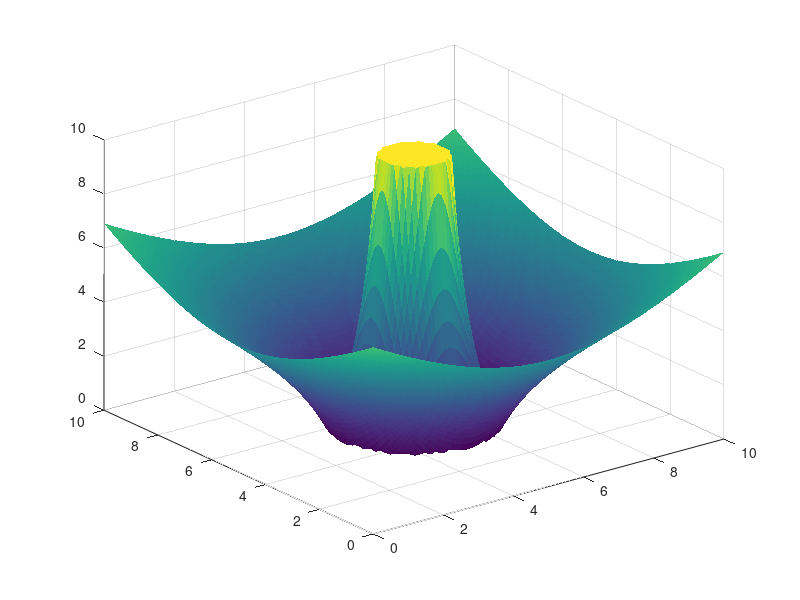

This figure's MATLAB source:
c = [5;5];
mx = 0:0.1:10;
my = 0:0.1:10;
[GX,GY] = meshgrid(mx,my);
map = zeros(length(GX),length(GX));
for i=1:length(GX)
    for j=1:length(GY)
        x=GX(i,j);
        y=GY(i,j);
        v = norm(-(1-(2^3/norm([x;y]-c,2)^3))*([x;y]-c))
        if v>10
            v=10;
        end
        map(i,j) = v;
    end
end
mapmax = 1;
figure(2);surf(GX,GY,map./mapmax,'EdgeColor','none');
